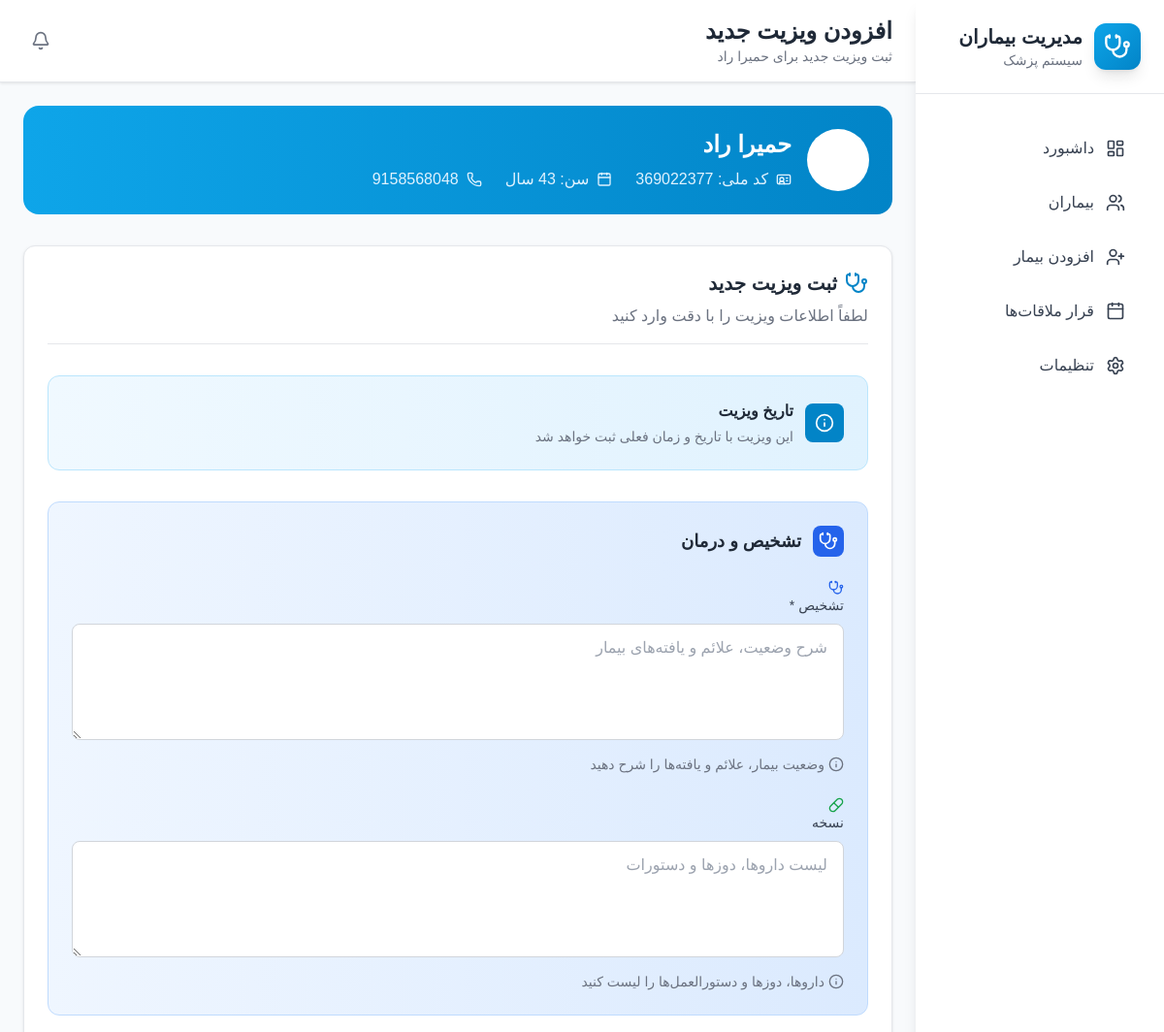
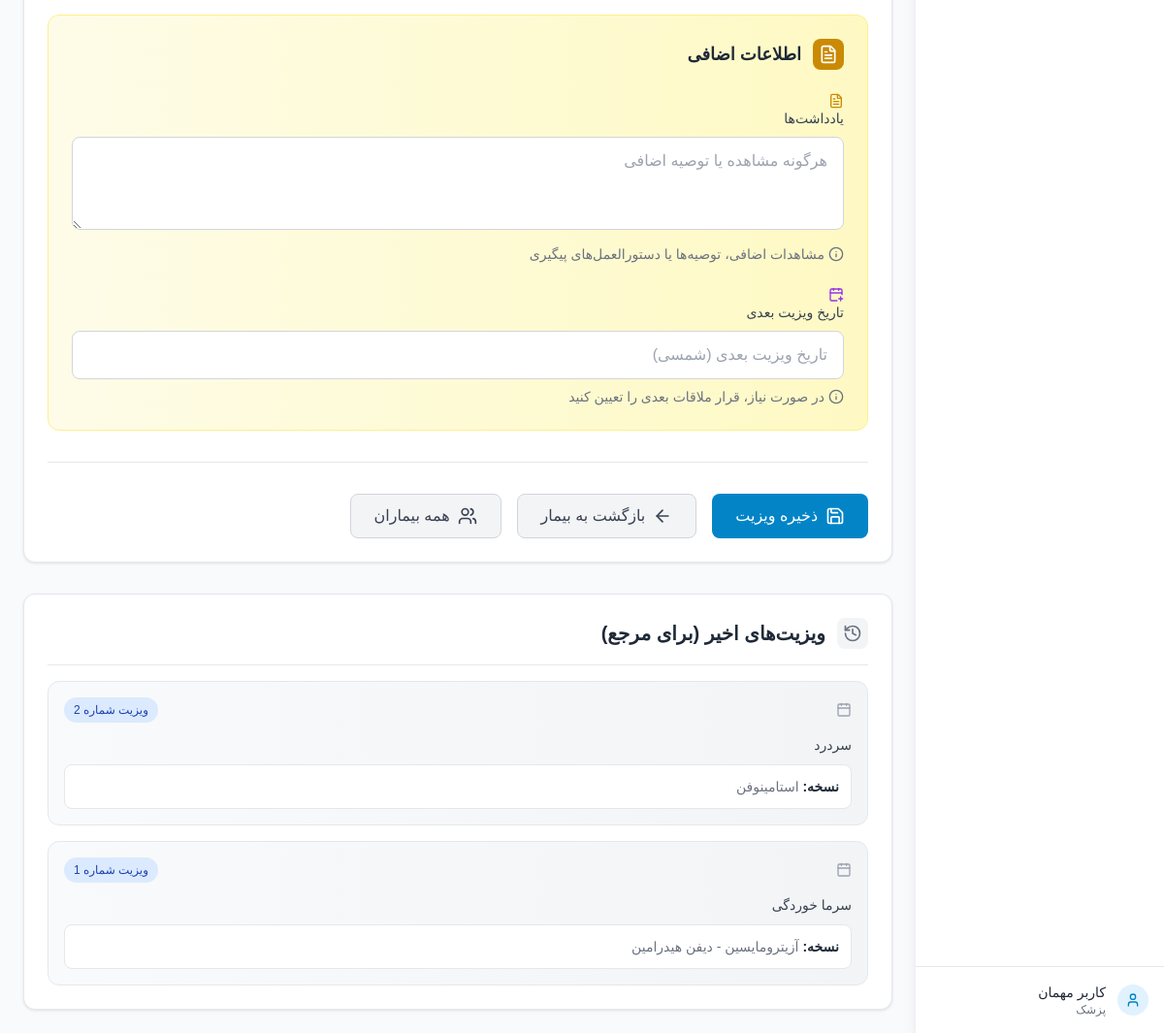
/patients/1/visit/, run on the app's committed database (2 pictures, top to bottom).
### patients/models.py (models this page shows, shortened)
class Patient(models.Model):
    GENDER_CHOICES = [
        ('M', 'مرد'),
        ('F', 'زن'),
        ('O', 'سایر'),
    ]
    first_name = models.CharField(max_length=100)
    last_name = models.CharField(max_length=100)
    national_id = models.CharField(
        max_length=20,
        unique=True,
        validators=[RegexValidator(
            regex=r'^\d+$',
            message='کد ملی باید فقط شامل اعداد باشد'
        )]
    )
    birth_date = models.CharField(max_length=10, help_text="تاریخ تولد به صورت شمسی (YYYY/MM/DD)")
    gender = models.CharField(max_length=1, choices=GENDER_CHOICES)
    phone = models.CharField(
        max_length=15,
        validators=[RegexValidator(
            regex=r'^\+?1?\d{9,15}$',
            message='شماره تلفن باید در فرمت صحیح وارد شود. حداکثر 15 رقم مجاز است.'
        )]
    )
    address = models.TextField()
    created_at = models.DateTimeField(auto_now_add=True)
    updated_at = models.DateTimeField(auto_now=True)
    class Meta:
        ordering = ['last_name', 'first_name']
    @property
    def full_name(self):
        return f"{self.first_name} {self.last_name}"
    @property
    def age(self):
        if not self.birth_date:
            return None
        try:
            parts = self.birth_date.split('/')
            if len(parts) != 3:
                return None
            jalali_year = int(parts[0])
            current_jalali_year = 1403  # Current Jalali year
            return current_jalali_year - jalali_year
        except (ValueError, IndexError):
            return None

class Visit(models.Model):
    patient = models.ForeignKey(Patient, on_delete=models.CASCADE, related_name='visits')
    visit_date = models.DateTimeField(auto_now_add=True)
    diagnosis = models.TextField()
    prescription = models.TextField(blank=True)
    notes = models.TextField(blank=True)
    next_visit_date = models.CharField(max_length=10, null=True, blank=True, help_text="تاریخ ویزیت بعدی به صورت شمسی (YYYY/MM/DD)")
    created_at = models.DateTimeField(auto_now_add=True)
    updated_at = models.DateTimeField(auto_now=True)
    class Meta:
        ordering = ['-visit_date']

### patients/views.py (the view)
# urls.py: path('patients/<int:patient_id>/visit/', views.add_visit, name='add_visit'),
def add_visit(request, patient_id):
    patient = get_object_or_404(Patient, id=patient_id)
    if request.method == 'POST':
        form = VisitForm(request.POST)
        if form.is_valid():
            visit = form.save(commit=False)
            visit.patient = patient
            visit.save()
            messages.success(request, f'سابقه ویزیت برای {patient.full_name} اضافه شد!')
            return redirect('patient_detail', patient_id=patient.id)
    else:
        form = VisitForm()
    context = {
        'form': form,
        'patient': patient,
    }
    return render(request, 'add_visit.html', context)

### patients/forms.py (shortened to what this page needs)
class VisitForm(forms.ModelForm):
    class Meta:
        model = Visit
        fields = ['diagnosis', 'prescription', 'notes', 'next_visit_date']
        widgets = {
            'diagnosis': forms.Textarea(attrs={'class': 'form-input', 'rows': 4, 'placeholder': 'شرح وضعیت، علائم و یافته\u200cهای بیمار'}),
            'prescription': forms.Textarea(attrs={'class': 'form-input', 'rows': 4, 'placeholder': 'لیست داروها، دوزها و دستورات'}),
            'notes': forms.Textarea(attrs={'class': 'form-input', 'rows': 3, 'placeholder': 'هرگونه مشاهده یا توصیه اضافی'}),
            'next_visit_date': forms.TextInput(attrs={'class': 'form-input', 'placeholder': 'تاریخ ویزیت بعدی (شمسی)'}),
        }
    def __init__(self, *args, **kwargs):
        super().__init__(*args, **kwargs)
        self.fields['diagnosis'].required = True

### patients/context_processors.py (called while the page is built, shortened)
def notifications_context(request):
    if request.user.is_authenticated:
        unread_notifications_count = Notification.objects.filter(is_read=False).count()
    else:
        unread_notifications_count = 0
    return {'unread_notifications_count': unread_notifications_count}

def settings_context(request):
    return {
        'current_language': 'fa',
        'notifications_enabled': True,
        'current_theme': 'light',
    }

### patients/templatetags/jalali.py (called while the page is built, shortened)
def _to_datetime(value):
    if isinstance(value, datetime):
        return value
    if isinstance(value, date):
        return datetime(value.year, value.month, value.day)
    return None

@register.filter(name="jalali")
def jalali(value, fmt: str = "%Y/%m/%d"):
    if value in (None, ""):
        return ""
    dt = _to_datetime(value)
    if not dt:
        return value
    if jdatetime is None:
        return dt.strftime(fmt)
    jdt = jdatetime.datetime.fromgregorian(datetime=dt)
    return jdt.strftime(fmt)

### templates/add_visit.html (shortened to what this page needs)
{% extends 'base.html' %}
{% load static %}
{% load jalali %}
{% block page_title %}افزودن ویزیت جدید{% endblock %}
{% block page_subtitle %}ثبت ویزیت جدید برای {{ patient.full_name }}{% endblock %}
{% block content %}
<div class="max-w-5xl mx-auto">
    <div class="bg-gradient-to-r from-medical-500 to-medical-600 rounded-2xl p-6 text-white mb-8">
        <div class="flex items-center space-x-4 space-x-reverse">
            <div class="w-16 h-16 bg-white bg-opacity-20 rounded-full flex items-center justify-center">
                <i data-lucide="user" class="w-8 h-8 text-white"></i>
            </div>
            <div>
                <h3 class="text-2xl font-bold mb-2">{{ patient.full_name }}</h3>
                <div class="flex flex-wrap items-center gap-6 text-medical-100">
                    <span class="flex items-center">
                        <i data-lucide="id-card" class="w-4 h-4 ml-2"></i>
                        کد ملی: {{ patient.national_id }}
                    </span>
                    <span class="flex items-center">
                        <i data-lucide="calendar" class="w-4 h-4 ml-2"></i>
                        سن: {{ patient.age }} سال
                    </span>
                    <span class="flex items-center">
                        <i data-lucide="phone" class="w-4 h-4 ml-2"></i>
                        {{ patient.phone }}
                    </span>
                </div>
            </div>
        </div>
    </div>
    <div class="card">
        <div class="card-header">
            <h3 class="text-xl font-semibold text-gray-800 flex items-center">
                <i data-lucide="stethoscope" class="w-6 h-6 ml-2 text-medical-600"></i>
                ثبت ویزیت جدید
            </h3>
            <p class="text-gray-600 mt-2">لطفاً اطلاعات ویزیت را با دقت وارد کنید</p>
        </div>
        <form method="post" class="space-y-8" id="visitForm">
            <div class="bg-gradient-to-r from-medical-50 to-medical-100 border border-medical-200 rounded-xl p-6">
                <div class="flex items-center">
                    <div class="w-10 h-10 bg-medical-600 rounded-lg flex items-center justify-center ml-3">
                        <i data-lucide="info" class="w-5 h-5 text-white"></i>
                    </div>
                    <div>
                        <h4 class="font-semibold text-gray-800">تاریخ ویزیت</h4>
                        <p class="text-sm text-gray-600 mt-1">این ویزیت با تاریخ و زمان فعلی ثبت خواهد شد</p>
                    </div>
                </div>
            </div>
            <div class="bg-gradient-to-r from-blue-50 to-blue-100 rounded-xl p-6 border border-blue-200">
                <h3 class="text-lg font-semibold text-gray-800 mb-6 flex items-center">
                    <div class="w-8 h-8 bg-blue-600 rounded-lg flex items-center justify-center ml-3">
                        <i data-lucide="stethoscope" class="w-5 h-5 text-white"></i>
                    </div>
                    تشخیص و درمان
                </h3>
                <div class="space-y-6">
                    <div class="form-group">
                        <label for="{{ form.diagnosis.id_for_label }}" class="form-label">
                            <i data-lucide="stethoscope" class="w-4 h-4 ml-2 text-blue-600"></i>
                            تشخیص *
                        </label>
                        {{ form.diagnosis }}
                        <p class="mt-2 text-sm text-gray-500 flex items-center">
                            <i data-lucide="info" class="w-4 h-4 ml-1"></i>
                            وضعیت بیمار، علائم و یافته‌ها را شرح دهید
                        </p>
                    </div>
                    <div class="form-group">
                        <label for="{{ form.prescription.id_for_label }}" class="form-label">
                            <i data-lucide="pill" class="w-4 h-4 ml-2 text-green-600"></i>
                            نسخه
                        </label>
                        {{ form.prescription }}
                        <p class="mt-2 text-sm text-gray-500 flex items-center">
                            <i data-lucide="info" class="w-4 h-4 ml-1"></i>
                            داروها، دوزها و دستورالعمل‌ها را لیست کنید
                        </p>
                    </div>
                </div>
            </div>
            <div class="bg-gradient-to-r from-yellow-50 to-yellow-100 rounded-xl p-6 border border-yellow-200">
                <h3 class="text-lg font-semibold text-gray-800 mb-6 flex items-center">
                    <div class="w-8 h-8 bg-yellow-600 rounded-lg flex items-center justify-center ml-3">
                        <i data-lucide="file-text" class="w-5 h-5 text-white"></i>
                    </div>
                    اطلاعات اضافی
                </h3>
                <div class="space-y-6">
                    <div class="form-group">
                        <label for="{{ form.notes.id_for_label }}" class="form-label">
                            <i data-lucide="file-text" class="w-4 h-4 ml-2 text-yellow-600"></i>
                            یادداشت‌ها
                        </label>
                        {{ form.notes }}
                        <p class="mt-2 text-sm text-gray-500 flex items-center">
                            <i data-lucide="info" class="w-4 h-4 ml-1"></i>
                            مشاهدات اضافی، توصیه‌ها یا دستورالعمل‌های پیگیری
                        </p>
                    </div>
                    <div class="form-group">
                        <label for="{{ form.next_visit_date.id_for_label }}" class="form-label">
                            <i data-lucide="calendar-plus" class="w-4 h-4 ml-2 text-purple-600"></i>
                            تاریخ ویزیت بعدی
                        </label>
                        {{ form.next_visit_date }}
                        <p class="mt-2 text-sm text-gray-500 flex items-center">
                            <i data-lucide="info" class="w-4 h-4 ml-1"></i>
                            در صورت نیاز، قرار ملاقات بعدی را تعیین کنید
                        </p>
                    </div>
                </div>
            </div>
            <div class="flex flex-col sm:flex-row gap-4 pt-8 border-t border-gray-200">
                <button type="submit" class="btn-primary flex-1 sm:flex-none">
                    <i data-lucide="save" class="w-5 h-5 ml-2"></i>
                    ذخیره ویزیت
                </button>
                <a href="{% url 'patient_detail' patient.id %}" class="btn-secondary flex-1 sm:flex-none text-center">
                    <i data-lucide="arrow-left" class="w-5 h-5 ml-2"></i>
                    بازگشت به بیمار
                </a>
                <a href="{% url 'patients' %}" class="btn-secondary flex-1 sm:flex-none text-center">
                    <i data-lucide="users" class="w-5 h-5 ml-2"></i>
                    همه بیماران
                </a>
            </div>
        </form>
    </div>
    {% if patient.visits.all %}
    <div class="card mt-8">
        <div class="card-header">
            <h3 class="text-xl font-semibold text-gray-800 flex items-center">
                <div class="w-8 h-8 bg-gray-100 rounded-lg flex items-center justify-center ml-3">
                    <i data-lucide="history" class="w-5 h-5 text-gray-600"></i>
                </div>
                ویزیت‌های اخیر (برای مرجع)
            </h3>
        </div>
        <div class="space-y-4">
            {% for visit in patient.visits.all|slice:":3" %}
            <div class="bg-gradient-to-r from-gray-50 to-gray-100 border border-gray-200 rounded-xl p-4 hover:shadow-sm transition-shadow duration-200">
                <div class="flex items-center justify-between mb-3">
                    <span class="text-sm font-semibold text-gray-800 flex items-center">
                        <i data-lucide="calendar" class="w-4 h-4 ml-2 text-gray-400"></i>
                    </span>
                    <span class="badge badge-info">
                        ویزیت شماره {{ forloop.revcounter }}
                    </span>
                </div>
                <div class="space-y-2">
                    <p class="text-sm text-gray-700 leading-relaxed">{{ visit.diagnosis|truncatewords:25 }}</p>
                    {% if visit.prescription %}
                    <div class="bg-white rounded-lg p-3 border border-gray-200">
                        <p class="text-sm text-gray-600">
                            <span class="font-semibold text-gray-800">نسخه:</span> {{ visit.prescription|truncatewords:20 }}
                        </p>
                    </div>
                    {% endif %}
                </div>
            </div>
            {% endfor %}
        </div>
    </div>
    {% endif %}
</div>
{% block extra_js %}
<link rel="stylesheet" href="https://cdn.jsdelivr.net/npm/persian-datepicker@1.2.0/dist/css/persian-datepicker.min.css">
{% endblock %}
{% endblock %}

### static/css/style.css (style rules this page uses)
.card { background: white; border-radius: 12px; box-shadow: 0 1px 3px rgba(0, 0, 0, 0.1); border: 1px solid #e5e7eb; padding: 24px; transition: box-shadow 0.2s; }
.card-header { border-bottom: 1px solid #e5e7eb; padding-bottom: 16px; margin-bottom: 16px; }
.btn-primary { background-color: #0284c7; color: white; font-weight: 500; padding: 10px 24px; border-radius: 8px; border: none; transition: all 0.2s; text-decoration: none; display: inline-flex; align-items: center; justify-content: center; }
.btn-secondary { background-color: #f3f4f6; color: #374151; font-weight: 500; padding: 10px 24px; border-radius: 8px; border: 1px solid #d1d5db; transition: all 0.2s; text-decoration: none; display: inline-flex; align-items: center; justify-content: center; }
.form-input { width: 100%; padding: 12px 16px; border: 1px solid #d1d5db; border-radius: 8px; background: white; transition: all 0.2s; direction: rtl; text-align: right; }
.form-label { display: block; font-size: 14px; font-weight: 500; color: #374151; margin-bottom: 8px; }
.form-group { margin-bottom: 24px; }
.badge { display: inline-flex; align-items: center; padding: 4px 10px; border-radius: 9999px; font-size: 12px; font-weight: 500; }
.badge-info { background-color: #dbeafe; color: #1e40af; }
body { font-family: 'Vazir', 'Tahoma', sans-serif; direction: rtl; margin: 0; padding: 0; }
textarea { direction: rtl; text-align: right; }

### templates/base.html (style rules this page uses)
:root { --bg-primary: #ffffff; --bg-secondary: #f8fafc; --text-primary: #111827; --text-secondary: #6b7280; --border-color: #e5e7eb; --shadow: 0 1px 3px rgba(0,0,0,0.1); }
body { background-color: var(--bg-secondary) !important; color: var(--text-primary) !important; }
.bg-gray-50 { background-color: var(--bg-secondary) !important; }
.bg-white { background-color: var(--bg-primary) !important; }
.text-gray-600 { color: var(--text-secondary) !important; }
.border-gray-200 { border-color: var(--border-color) !important; }
* { transition: background-color 0.3s ease, color 0.3s ease, border-color 0.3s ease; }

### data on the page
Patient: full_name "حمیرا راد", national_id "369022377", age "43", phone "9158568048"
Visit: diagnosis "سردرد", prescription "استامینوفن"
Visit: diagnosis "سرما خوردگی", prescription "آزیترومایسین - دیفن هیدرامین"
